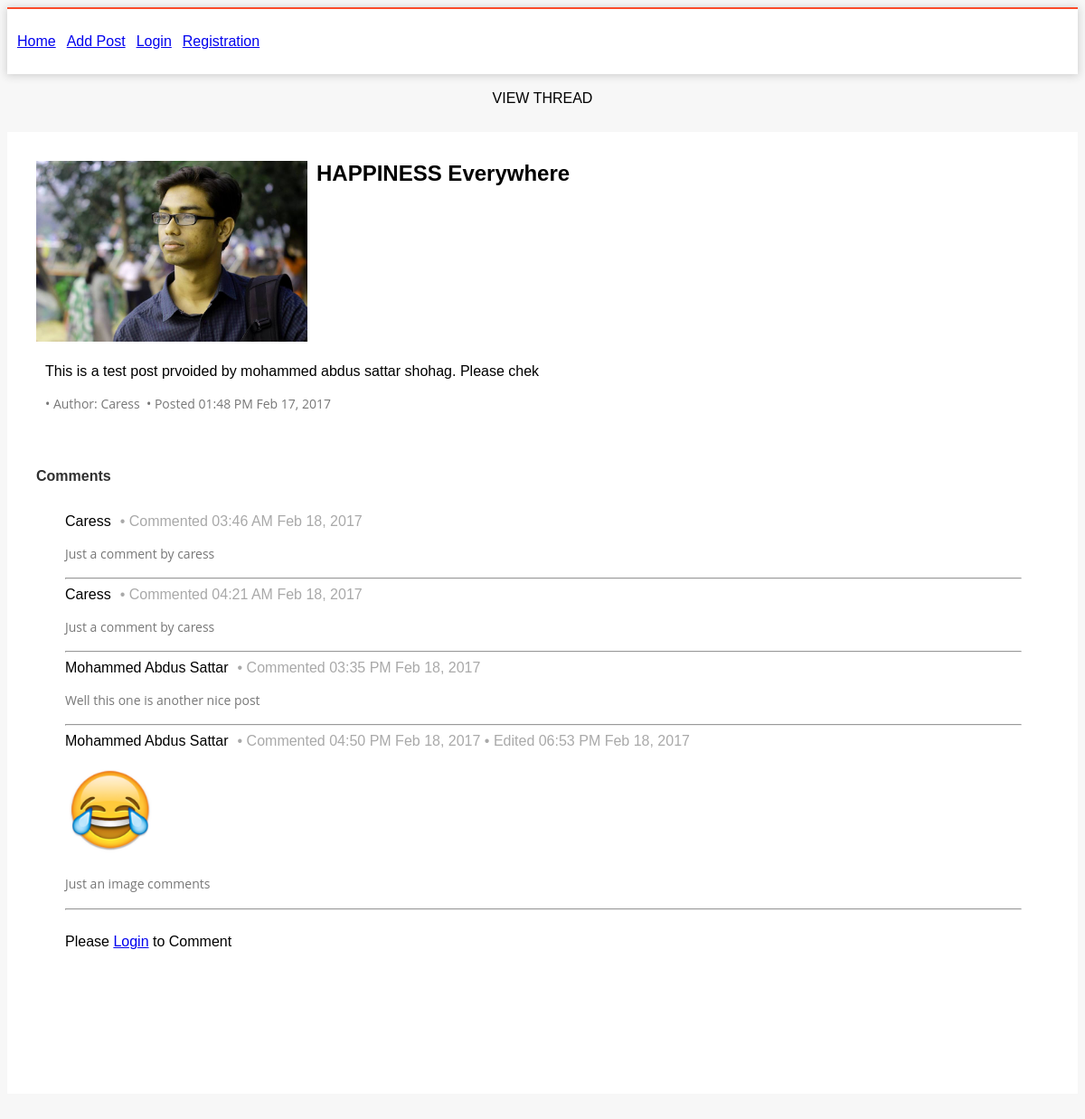
Screenshot of /viewThread.php?tid=4 with the database file from the repository.
### tables this page shows
CREATE TABLE `threads` (
  `id` int(11) NOT NULL,
  `title` varchar(50) NOT NULL,
  `body` text NOT NULL,
  `image` varchar(50) NOT NULL,
  `poster_id` int(11) NOT NULL,
  `topic_id` varchar(50) NOT NULL,
  `updated_at` timestamp NOT NULL DEFAULT CURRENT_TIMESTAMP ON UPDATE CURRENT_TIMESTAMP,
  `inserted_at` timestamp NOT NULL DEFAULT CURRENT_TIMESTAMP,
  `edited` int(11) NOT NULL DEFAULT '0'
);

CREATE TABLE `users` (
  `id` int(11) NOT NULL,
  `username` varchar(50) NOT NULL,
  `email` varchar(80) NOT NULL,
  `password` varchar(500) NOT NULL,
  `inserted_at` timestamp NOT NULL DEFAULT CURRENT_TIMESTAMP
);

CREATE TABLE `comments` (
  `id` int(11) NOT NULL,
  `thread_id` int(11) NOT NULL,
  `comment_body` text NOT NULL,
  `comment_image` varchar(50) NOT NULL,
  `commenter_id` int(11) NOT NULL,
  `updated_at` timestamp NOT NULL DEFAULT CURRENT_TIMESTAMP ON UPDATE CURRENT_TIMESTAMP,
  `inserted_at` timestamp NOT NULL DEFAULT CURRENT_TIMESTAMP,
  `edited` int(11) NOT NULL DEFAULT '0'
);

### control/control.php (called while the page is built, shortened)
<?php
class control
{
     private function connect()
    {
        $dbhost = "localhost";
        $dbname ="assignment_db";
        $dbuser ="root";
        $dbpass = "";
        $con = new PDO('mysql:host='.$dbhost.';dbname='.$dbname , $dbuser, $dbpass);
        return $con;
    }
    public function getSingleThread($id)
    {
        $con = $this->connect();
        $queryThread = "SELECT threads.*, users.username FROM threads, users WHERE threads.id = $id AND users.id = threads.poster_id";
        $queryComment = "SELECT comments.*, users.username FROM comments, users WHERE comments.thread_id = $id AND users.id = comments.commenter_id ORDER BY comments.id";
        $resultThread = $con->prepare($queryThread);
        $resultComment =$con->prepare($queryComment);
        $resultThread->execute();
        $resultComment->execute();
        $dataThread = $resultThread->fetchAll(PDO::FETCH_ASSOC);
        $dataComment = $resultComment->fetchAll(PDO::FETCH_ASSOC);
        $data = array($dataThread[0], $dataComment);
        return $data;
    }
}

### viewThread.php (the view, shortened to what this page needs)
<?php
include "header.php";
if(isset($_GET['tid'])) $id = $_GET['tid']; else echo "<meta http-equiv='refresh' content='0; url=index.php' />";
$data = $control->getSingleThread($id);
$thread = $data[0];
$comments = $data[1];
if($thread['image'] == "1") $imgSrc = "default.jpg"; else $imgSrc = $thread['image'];
$postTime = "Posted ".date("h:i A M d, Y", strtotime($thread['inserted_at']));
if($thread['edited']) $postEditTime = "&#8226; Edited ".date("h:i A M d, Y", strtotime($thread['updated_at'])); else $postEditTime ="";
?>
<br><center><?php if(isset($msg)) echo $msg; else echo "VIEW THREAD"; ?></center><br>
<div class="wthree" style="margin-top: 10px; min-height: 1000px;">
    <div style="float: left; width: 100%">
        <div style="float: left">
            <img width="300px" src="<?php echo 'images/posts/'.$imgSrc; ?>">
        </div>
        <div style="float: left; margin-left: 10px">
            <h2><?php echo ucfirst($thread['title']); ?></h2>
        </div>
    </div>
    <div style="float: left; margin-left: 10px; margin-top: 20px; min-height: 100px; width: 100%">
        <?php echo htmlentities($thread['body']); ?>
        <p>
            <?php echo "&#8226; Author: ".$thread['username']."&nbsp; &#8226; ".$postTime.$postEditTime; ?>
        </p>
    </div>
    <div style="float: left; width: 100%">
        <h6>Comments</h6>
        <div class="wthree">
            <?php
            foreach($comments as $com)
            {
                $comTime = "Commented ".date("h:i A M d, Y" , strtotime($com['inserted_at']));
                if($com['edited'])  $comEditTime = "&#8226; Edited ".date("h:i A M d, Y" , strtotime($com['updated_at'])); else $comEditTime = "";
                ?>
                <div id="commentsect<?php echo $com['id']; ?>">
                    <div style="float: left;"><?php echo $com['username']; ?></div>
                    <div id="comtime<?php echo $com['id']; ?>" style="font-size:14; margin-left: 10px; color: darkgray; float: left;"><?php echo "	&#8226; ".$comTime."  $comEditTime"; ?></div><br>
                    <?php if($com['comment_image'] != "0")  echo "<br><img height='100px' src='images/comments/".$com['comment_image']."'>"; ?>
                    <p id="com<?php echo $com['id']; ?>" style="font-size: 16">
                        <?php echo $com['comment_body']; ?>
                    </p>
                    <hr align="left" width="100%">
                </div>
                <?php
            } ?>
            <?php if(isset($_SESSION['auth']))
            { ?>
                <h4>Add A Comment</h4>
                <form method="post" action="" enctype="multipart/form-data">
                    <table cellspacing="10px">
                        <tr>
                            <td>Name</td>
                            <td><input type="text" value="<?php echo $_SESSION['auth']['username']; ?>" readonly ></td>
                        </tr>
                        <tr>
                            <td>Comment</td>
                            <td><textarea name="comment" rows="5" cols="50" placeholder="Your comment" required></textarea></td>
                        </tr>
                        <tr>
                            <td>Add Image</td>
                            <td><input type="file" name="commentImg"></td>
                        </tr>
                        <tr>
                            <td><input type="hidden" name ="token" value="<?php echo date('dmYHis'); ?>"></td>
                            <td><button type="submit" name="submit_comment">Publish Comment</button> </td>
                        </tr>
                    </table>
                </form>
                <?php
            }
            else
            {
                echo "<br>Please <a href='login.php?req=1&redir=viewThread.php?tid=$id'>Login</a> to Comment";
            } ?>
        </div>
    </div>
</div>
</body>
</html>

### css/style.css (style rules this page uses)
html, body { font-family: 'Raleway', arial; font-size: 100%; background: #f7f7f7; }
body a,.grid_1,plan_1,plan_1.one,plan_1.two,i.icon1, i.icon2, i.icon3, i.icon4, i.icon5, i.icon6 { transition:0.5s all; -webkit-transition:0.5s all; -moz-transition:0.5s all; -o-transition:0.5s all; -ms-transition:0.5s all; }
h1,h2,h3,h4,h5,h6 { margin:0; font-family: 'Raleway', sans-serif; }
p { margin:0; font-family: 'Open Sans', sans-serif; }
.tc-ch p,.wthree p { color: #777; font-size: 0.875em; line-height: 1.8em; margin: 1em 0; }
.wthree { margin-bottom: 2em; background: #fff; padding: 2em 2em; }
.tc-ch h6,.wthree h6 { font-size: 1em; color: #303030; font-weight: 600; margin-top: 1em; }

### rows the page displays
threads: image (picture), title "HAPPINESS Everywhere", body "This is a test post prvoided by mohammed abdus sattar shohag. Please chek", users.username "Caress", inserted_at "Posted 01:48 PM Feb 17, 2017"
comments: users.username "Caress", inserted_at "Commented 03:46 AM Feb 18, 2017", comment_body "Just a comment by caress"
comments: users.username "Caress", inserted_at "Commented 04:21 AM Feb 18, 2017", comment_body "Just a comment by caress"
comments: users.username "Mohammed Abdus Sattar", inserted_at "Commented 03:35 PM Feb 18, 2017", comment_body "Well this one is another nice post"
comments: users.username "Mohammed Abdus Sattar", inserted_at "Commented 04:50 PM Feb 18, 2017", updated_at "• Edited 06:53 PM Feb 18, 2017", comment_image (picture), comment_body "Just an image comments"
